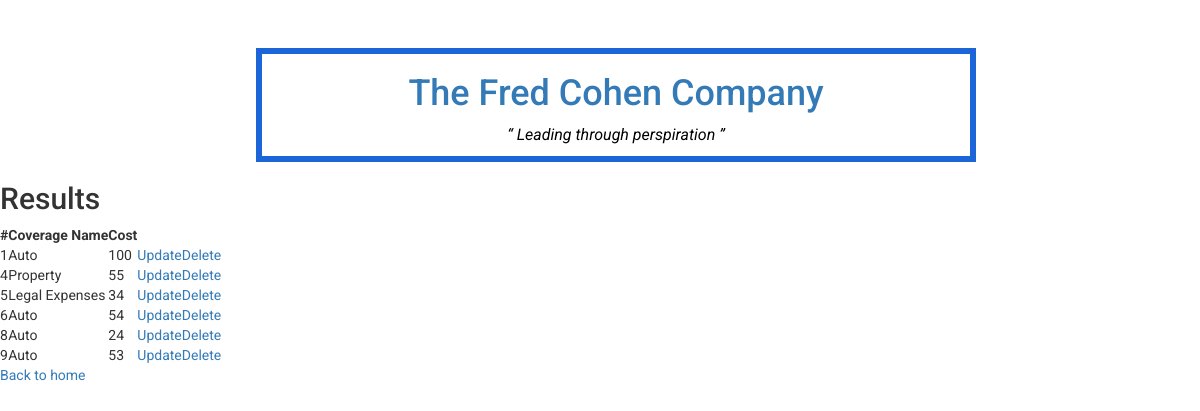
The page /old/view.php on the database as committed earlier.
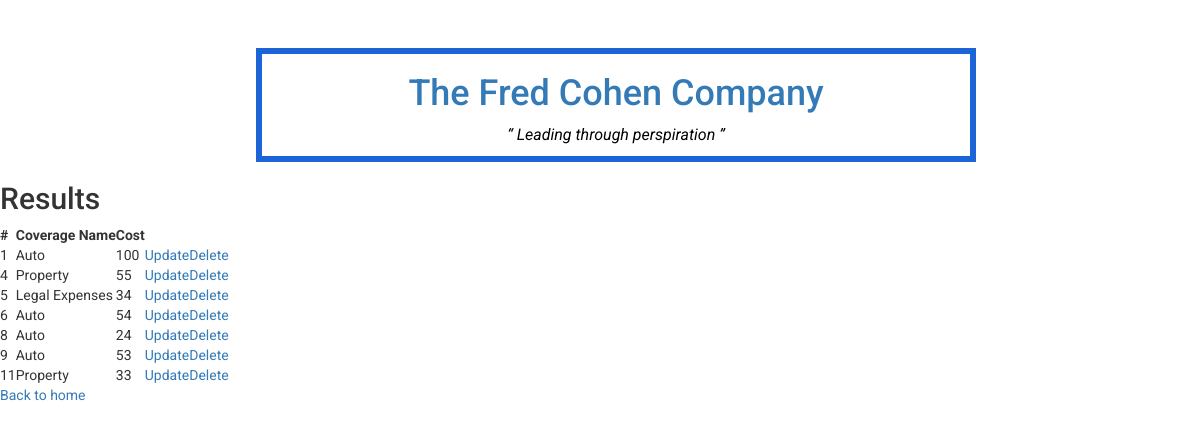
The same page on the database as committed later.
### tables this page shows
CREATE TABLE `coverage` (
	`id`	INTEGER NOT NULL PRIMARY KEY AUTOINCREMENT,
	`coverage_name`	TEXT NOT NULL,
	`cost`	INTEGER NOT NULL
);

### common.php (called while the page is built)
<?php
function escape($html)
{
	return htmlspecialchars($html, ENT_QUOTES | ENT_SUBSTITUTE, "UTF-8");
}

### old/view.php (the view, shortened to what this page needs)
<?php
require "templates/header.php";
try {
	require "../config.php";
	require "../common.php";
	$connection = new PDO ( $dsn );
	$sql = "SELECT * FROM coverage";
	$statement = $connection->prepare ( $sql );
	$statement->execute ();
	$result = $statement->fetchAll (PDO::FETCH_ASSOC);
} catch ( PDOException $error ) {
	echo $sql . "<br>" . $error->getMessage ();
}
?>
<h2 id="test">Results</h2>
<table>
	<thead>
		<tr>
			<th>#</th>
			<th>Coverage Name</th>
			<th>Cost</th>
		</tr>
	</thead>
	<tbody>
	<?php
	$className = "'confirmation'";
	foreach ( $result as $row ) {
		?>
			<tr>
			<td><?php echo escape($row["id"]); ?></td>
			<td><?php echo escape($row["coverage_name"]); ?></td>
            <td><?php echo escape($row["cost"]); ?></td>
			<td><?php echo "<a href=" . "update.php?id=" . $row["id"] . ">" . "Update</a>" ?> </td>
			<td><?php echo "<a href=" . "delete.php?id=" . $row["id"] . " class=" . $className . "> Delete </a>" ?> </td>
		</tr>
		<?php
	}
	?>
		</tbody>
</table>
<a href="index.php">Back to home</a>
<?php require "templates/footer.php"; ?>

Rows that differ between the two databases and show on the page:
added coverage: id "11", coverage_name "Property", cost "33"
